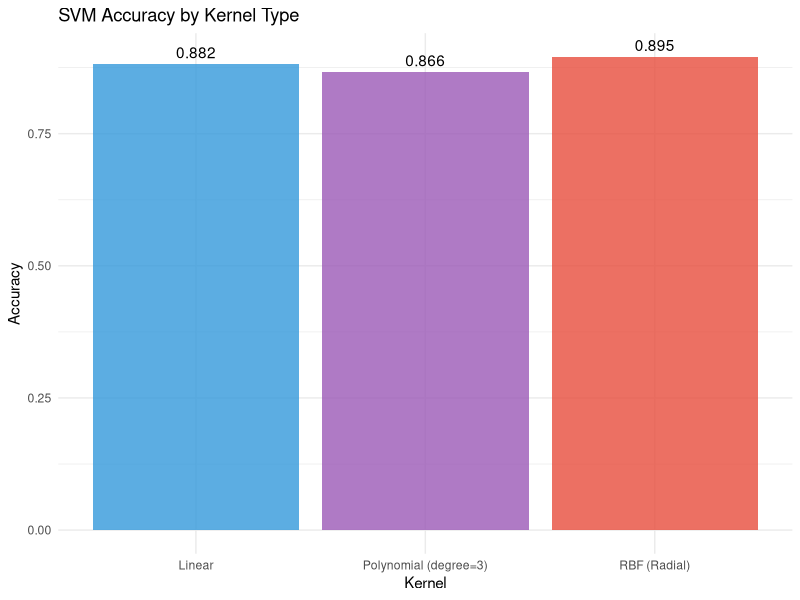
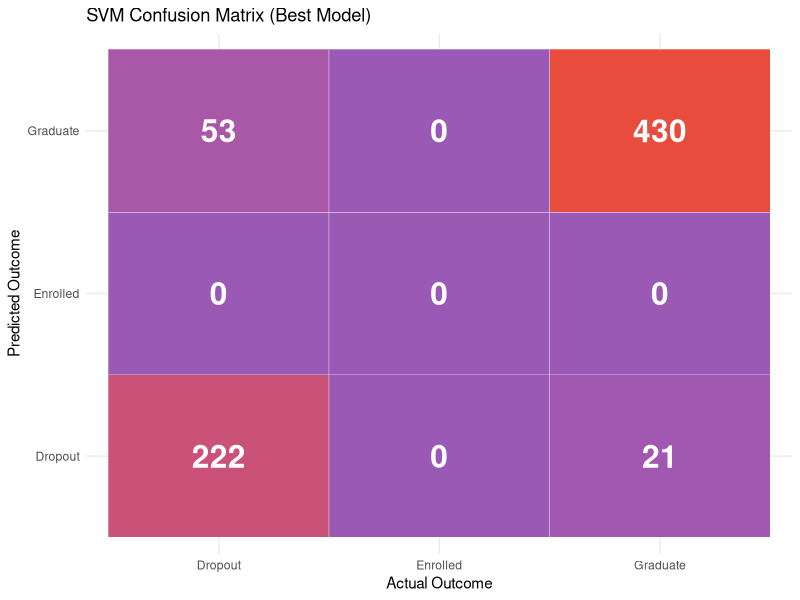

Write the R code that produced these figures, in order.
## ---- chunk 1
knitr::opts_chunk$set(echo = TRUE, message = FALSE, warning = FALSE)
library(tidyverse)
library(e1071)       # SVM implementation
library(caret)       # Confusion matrix
library(kernlab)     # Alternative SVM package
## ---- chunk 2
# Load data
data <- read.csv("../../data/preprocessed_data.csv", stringsAsFactors = TRUE)

# Filter for Graduate vs Dropout
svm_data <- data %>%
  filter(Target %in% c("Graduate", "Dropout")) %>%
  mutate(Target_binary = as.factor(Target))

# Select features
svm_features <- c(
  "Curricular.units.1st.sem..approved.",
  "Curricular.units.1st.sem..grade.",
  "Curricular.units.2nd.sem..approved.",
  "Curricular.units.2nd.sem..grade.",
  "Tuition.fees.up.to.date",
  "Scholarship.holder",
  "Age.at.enrollment",
  "Admission.grade",
  "Debtor"
)

# Create modeling dataset
svm_model_data <- svm_data %>%
  select(all_of(svm_features), Target_binary) %>%
  na.omit()

# Scale numeric features (important for SVM!)
numeric_cols <- sapply(svm_model_data[, svm_features], is.numeric)
svm_model_data[, svm_features][, numeric_cols] <- scale(svm_model_data[, svm_features][, numeric_cols])

cat("Dataset size:", nrow(svm_model_data), "students\n")
cat("Class distribution:\n")
table(svm_model_data$Target_binary)
## ---- chunk 3
set.seed(123)
train_idx <- sample(1:nrow(svm_model_data), 0.8 * nrow(svm_model_data))
train_svm <- svm_model_data[train_idx, ]
test_svm <- svm_model_data[-train_idx, ]

cat("Training set:", nrow(train_svm), "samples\n")
cat("Test set:", nrow(test_svm), "samples\n")
## ---- chunk 4
cat("Training SVM with Linear Kernel...\n")

svm_linear <- svm(
  Target_binary ~ .,
  data = train_svm,
  kernel = "linear",
  cost = 1,
  scale = FALSE  # Already scaled
)

# Predictions
pred_linear <- predict(svm_linear, newdata = test_svm)

# Evaluation
conf_linear <- confusionMatrix(pred_linear, test_svm$Target_binary, positive = "Graduate")

cat("Linear Kernel Accuracy:", round(conf_linear$overall["Accuracy"], 3), "\n")
## ---- chunk 5
cat("Training SVM with Polynomial Kernel...\n")

svm_poly <- svm(
  Target_binary ~ .,
  data = train_svm,
  kernel = "polynomial",
  degree = 3,
  cost = 1,
  scale = FALSE
)

# Predictions
pred_poly <- predict(svm_poly, newdata = test_svm)

# Evaluation
conf_poly <- confusionMatrix(pred_poly, test_svm$Target_binary, positive = "Graduate")

cat("Polynomial Kernel Accuracy:", round(conf_poly$overall["Accuracy"], 3), "\n")
## ---- chunk 6
cat("Training SVM with RBF Kernel...\n")

svm_rbf <- svm(
  Target_binary ~ .,
  data = train_svm,
  kernel = "radial",
  cost = 1,
  gamma = 0.1,
  scale = FALSE
)

# Predictions
pred_rbf <- predict(svm_rbf, newdata = test_svm)

# Evaluation
conf_rbf <- confusionMatrix(pred_rbf, test_svm$Target_binary, positive = "Graduate")

cat("RBF Kernel Accuracy:", round(conf_rbf$overall["Accuracy"], 3), "\n")
## ---- chunk 7
kernel_results <- data.frame(
  Kernel = c("Linear", "Polynomial (degree=3)", "RBF (Radial)"),
  Accuracy = c(
    conf_linear$overall["Accuracy"],
    conf_poly$overall["Accuracy"],
    conf_rbf$overall["Accuracy"]
  ),
  Precision = c(
    conf_linear$byClass["Precision"],
    conf_poly$byClass["Precision"],
    conf_rbf$byClass["Precision"]
  ),
  Recall = c(
    conf_linear$byClass["Recall"],
    conf_poly$byClass["Recall"],
    conf_rbf$byClass["Recall"]
  ),
  F1 = c(
    conf_linear$byClass["F1"],
    conf_poly$byClass["F1"],
    conf_rbf$byClass["F1"]
  )
)

knitr::kable(kernel_results, digits = 3, caption = "SVM Kernel Performance Comparison")

# Visualize
ggplot(kernel_results, aes(x = Kernel, y = Accuracy, fill = Kernel)) +
  geom_bar(stat = "identity", alpha = 0.8) +
  geom_text(aes(label = round(Accuracy, 3)), vjust = -0.5) +
  scale_fill_manual(values = c("#3498DB", "#9B59B6", "#E74C3C")) +
  labs(title = "SVM Accuracy by Kernel Type",
       y = "Accuracy") +
  theme_minimal() +
  theme(legend.position = "none")
## ---- chunk 8
# Tune the best performing kernel (usually RBF)
cat("Tuning hyperparameters for RBF kernel...\n")

# Define parameter grid
tune_grid <- expand.grid(
  cost = c(0.1, 1, 10, 100),
  gamma = c(0.01, 0.1, 1, 10)
)

# Tune using tune.svm
svm_tuned <- tune(
  svm,
  Target_binary ~ .,
  data = train_svm,
  kernel = "radial",
  ranges = list(
    cost = c(0.1, 1, 10, 100),
    gamma = c(0.01, 0.1, 1, 10)
  ),
  scale = FALSE
)

cat("\nBest parameters:\n")
print(svm_tuned$best.parameters)

cat("\nBest cross-validation accuracy:", round(1 - svm_tuned$best.performance, 3), "\n")
## ---- chunk 9
# Extract best model
best_svm <- svm_tuned$best.model

# Predictions on test set
pred_best <- predict(best_svm, newdata = test_svm)

# Confusion matrix
conf_best <- confusionMatrix(pred_best, test_svm$Target_binary, positive = "Graduate")

print(conf_best)
## ---- chunk 10
cat("=== Final SVM Performance ===\n\n")
cat("Best Kernel:", svm_tuned$best.model$kernel, "\n")
cat("Best Cost:", svm_tuned$best.parameters$cost, "\n")
cat("Best Gamma:", svm_tuned$best.parameters$gamma, "\n\n")

cat("Test Set Performance:\n")
cat("Accuracy:", round(conf_best$overall["Accuracy"], 3), "\n")
cat("Precision:", round(conf_best$byClass["Precision"], 3), "\n")
cat("Recall:", round(conf_best$byClass["Recall"], 3), "\n")
cat("F1-Score:", round(conf_best$byClass["F1"], 3), "\n")
cat("Balanced Accuracy:", round(conf_best$byClass["Balanced Accuracy"], 3), "\n")

cat("\nSupport Vectors:\n")
cat("Total:", best_svm$tot.nSV, "\n")
cat("Per class:", best_svm$nSV, "\n")
## ---- chunk 11
# Create confusion matrix dataframe
cm_df <- as.data.frame(conf_best$table)
names(cm_df) <- c("Prediction", "Reference", "Freq")

# Plot
ggplot(cm_df, aes(x = Reference, y = Prediction, fill = Freq)) +
  geom_tile(color = "white") +
  geom_text(aes(label = Freq), size = 8, color = "white", fontface = "bold") +
  scale_fill_gradient(low = "#9B59B6", high = "#E74C3C") +
  labs(title = "SVM Confusion Matrix (Best Model)",
       x = "Actual Outcome", y = "Predicted Outcome") +
  theme_minimal() +
  theme(legend.position = "none")
